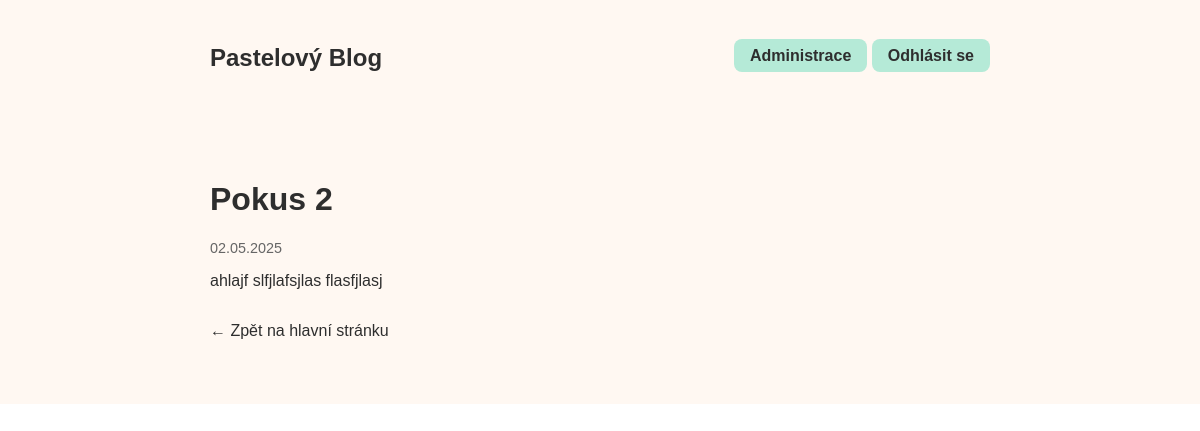
Screenshot of /article/3 (signed in) with the database file from the repository.
### models.py (models this page shows)
class Article(db.Model):
    __tablename__ = 'articles'
    id = db.Column(db.Integer, primary_key=True)
    title = db.Column(db.String(120), nullable=False)
    content = db.Column(db.Text, nullable=False)
    created_at = db.Column(db.DateTime, default=datetime.utcnow)
    user_id = db.Column(db.Integer, db.ForeignKey('users.id'), nullable=False)
    images = db.relationship('Image', backref='article', lazy=True)

### app.py (the view)
@app.route("/article/<int:article_id>")
def article(article_id):
    article = Article.query.get_or_404(article_id)
    return render_template("article.html", article=article)

### app.py (called while the page is built)
@login_manager.user_loader
def load_user(user_id):
    return User.query.get(int(user_id))

### templates/article.html (shortened to what this page needs)
{% extends "base.html" %}
{% block content %}
  <main class="main-content">
    <div class="container post-detail">
      <h1>{{ article.title }}</h1>
      <p class="post-date">{{ article.created_at.strftime('%d.%m.%Y') }}</p>
      <div class="post-content">
        {{ article.content|safe }}
      </div>
      <a href="{{ url_for('home') }}" class="back-link bottom">← Zpět na hlavní stránku</a>
    </div>
  </main>
{% endblock %}

### static/style.css (style rules this page uses)
:root { --background-color: #fff8f2; --primary-color: #ffd6e8; --accent-color: #b5ead7; --text-color: #2e2e2e; --card-radius: 1.25rem; }
body { margin: 0; font-family: sans-serif; background-color: #ffffff; color: var(--text-color); }
.main-content { background-color: var(--background-color); padding: 2rem 0; }
.container { max-width: 780px; margin: 0 auto; padding: 1rem; }
.post-date { font-size: 0.9rem; color: #666; margin-bottom: 1rem; }
.back-link { display: inline-block; margin: 1rem 0; text-decoration: none; color: var(--text-color); }
.back-link.bottom { margin-top: 2rem; display: block; }

### rows the page displays
Article: title "Pokus 2", created_at "02.05.2025", content "ahlajf slfjlafsjlas flasfjlasj"

### other values shown
{{ 'Odhlásit se' if current_user.is_authenticated else 'Přihlásit se' }} "Odhlásit se"
